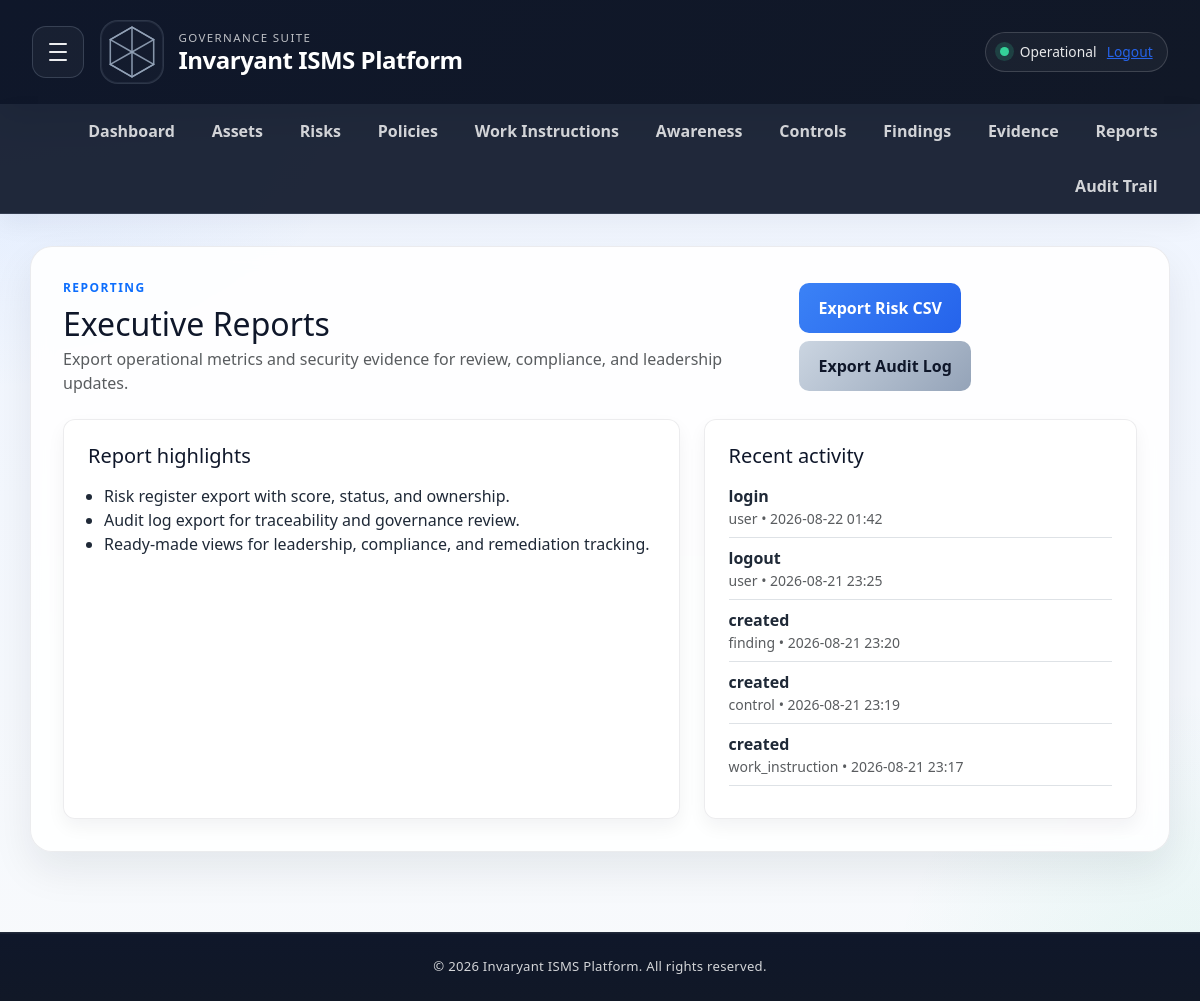
The app's page /reports (signed in), older data.
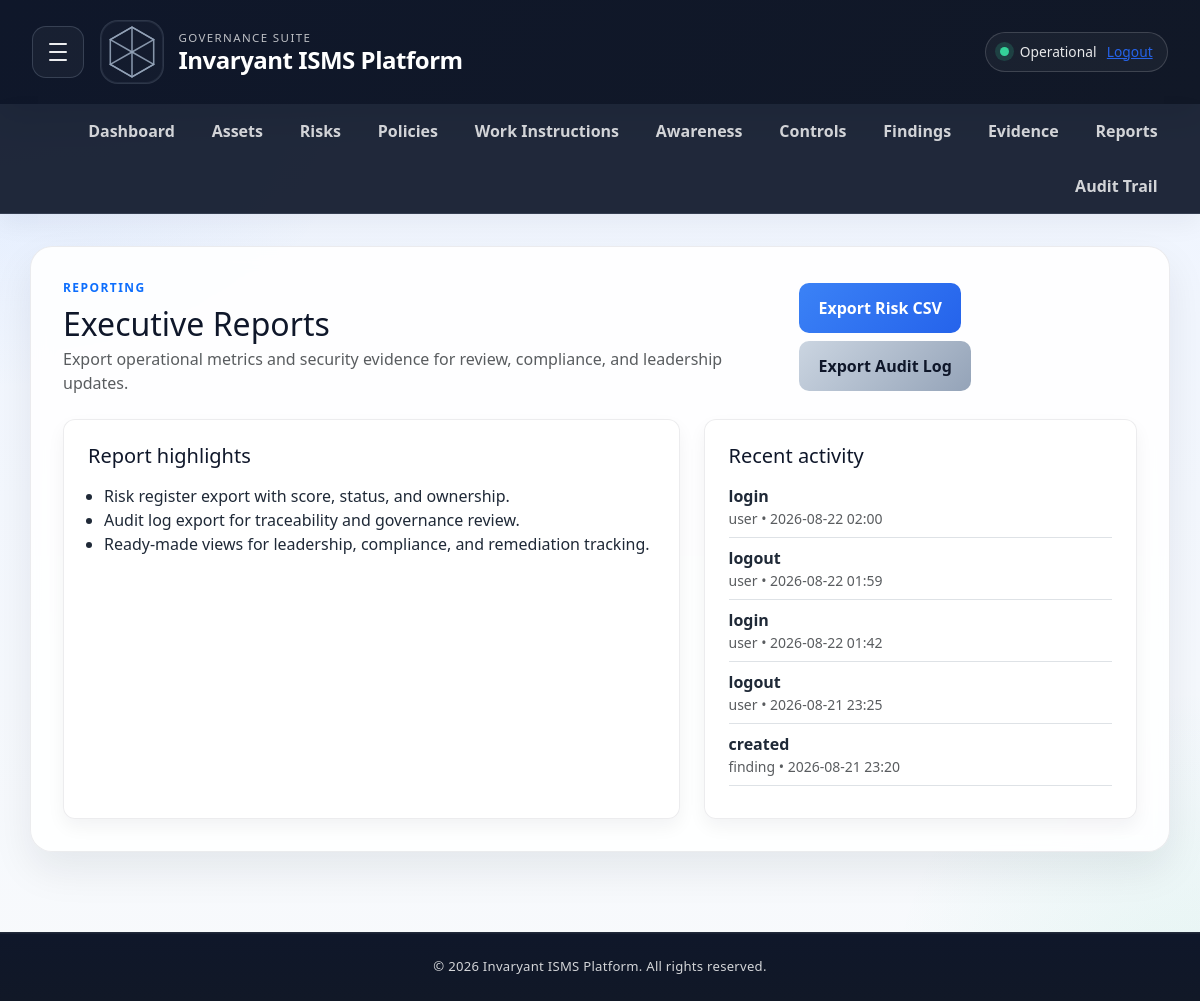
The same page, newer data.
### app/models.py (models this page shows, shortened)
class AuditEvent(db.Model):
    __tablename__ = 'audit_events'
    id = db.Column(db.Integer, primary_key=True)
    tenant_id = db.Column(db.Integer, db.ForeignKey('tenants.id'), nullable=False, default=1)
    user_id = db.Column(db.Integer, db.ForeignKey('users.id'), nullable=True)
    entity_type = db.Column(db.String(100), nullable=False)
    entity_id = db.Column(db.Integer, nullable=True)
    action = db.Column(db.String(100), nullable=False)
    before_value = db.Column(db.Text, nullable=True)
    after_value = db.Column(db.Text, nullable=True)
    ip_address = db.Column(db.String(64), nullable=True)
    signature_hash = db.Column(db.String(128), nullable=True)
    signed_change = db.Column(db.Text, nullable=True)
    created_at = db.Column(db.DateTime, default=datetime.utcnow)
    user = db.relationship('User', backref='audit_events')

### app/routes.py (the view)
@main.route('/reports')
@login_required
@require_roles('admin', 'security_manager', 'auditor')
def reports_index():
    recent_events = AuditEvent.query.filter_by(tenant_id=current_user.tenant_id).order_by(AuditEvent.created_at.desc()).limit(5).all()
    return render_template('reports.html', recent_events=recent_events)

### app/routes.py (called while the page is built)
def user_has_role(user, *allowed_roles):
    if not user or not getattr(user, 'is_authenticated', False):
        return False
    role_name = user.role.name if user.role else 'user'
    return role_name in allowed_roles or role_name == 'admin'

def require_roles(*allowed_roles):
    def decorator(func):
        @wraps(func)
        @login_required
        def wrapped(*args, **kwargs):
            if not current_user.is_authenticated:
                flash('Please log in to continue.')
                return redirect(url_for('main.login'))
            if not user_has_role(current_user, *allowed_roles):
                flash('You do not have permission to access this page.')
                return redirect(url_for('main.index'))
            return func(*args, **kwargs)
        return wrapped
    return decorator

### app/templates/reports.html (shortened to what this page needs)
{% extends "base.html" %}
{% block content %}
<div class="d-flex flex-column flex-lg-row justify-content-between align-items-lg-center mb-4 gap-3">
    <div>
        <p class="text-uppercase fw-bold text-primary mb-2" style="letter-spacing: 0.12em; font-size: 0.75rem;">Reporting</p>
        <h2 class="mb-1">Executive Reports</h2>
        <p class="text-muted mb-0">Export operational metrics and security evidence for review, compliance, and leadership updates.</p>
    </div>
    <div class="d-flex flex-wrap gap-2">
        <a href="/reports/risks.csv" class="btn btn-primary">Export Risk CSV</a>
        <a href="/reports/audit-log.csv" class="btn btn-secondary">Export Audit Log</a>
    </div>
</div>
<div class="row g-4">
    <div class="col-lg-7">
        <div class="info-card h-100">
            <h5 class="mb-3">Report highlights</h5>
            <ul class="mb-0 ps-3">
                <li>Risk register export with score, status, and ownership.</li>
                <li>Audit log export for traceability and governance review.</li>
                <li>Ready-made views for leadership, compliance, and remediation tracking.</li>
            </ul>
        </div>
    </div>
    <div class="col-lg-5">
        <div class="info-card h-100">
            <h5 class="mb-3">Recent activity</h5>
            {% if recent_events %}
                <ul class="list-unstyled mb-0">
                    {% for event in recent_events %}
                        <li class="mb-2 pb-2 border-bottom">
                            <strong>{{ event.action }}</strong>
                            <div class="text-muted small">{{ event.entity_type }} • {{ event.created_at.strftime('%Y-%m-%d %H:%M') }}</div>
                        </li>
                    {% endfor %}
                </ul>
            {% else %}
                <p class="text-muted mb-0">No recent activity recorded yet.</p>
            {% endif %}
        </div>
    </div>
</div>
{% endblock %}

### app/templates/base.html (shortened to what this page needs)
<!DOCTYPE html>
<html lang="en">
<head>
    <link href="https://cdn.jsdelivr.net/npm/bootstrap@5.3.3/dist/css/bootstrap.min.css" rel="stylesheet">
    <link href="{{ url_for('static', filename='style.css') }}" rel="stylesheet">
</head>
<body>
    <div class="page-shell">
        {% if current_user.is_authenticated %}
        <header class="topbar">
            <div class="topbar-left-group">
                <div class="quick-nav" aria-label="Quick navigation">
                    <button class="quick-nav-button" type="button" aria-label="Open quick navigation menu">
                        <span></span>
                        <span></span>
                        <span></span>
                    </button>
                </div>
                <div class="brand-wrap">
                    <div class="brand-mark" aria-label="Invaryant logo">
                    </div>
                    <div>
                        <div class="eyebrow">Governance Suite</div>
                        <h1>Invaryant ISMS Platform</h1>
                    </div>
                </div>
            </div>
            <div class="topbar-actions">
                <span class="status-dot"></span>
                <span>Operational</span>
                {% if current_user.is_authenticated %}
                    {% set current_notifications = notifications if notifications is defined else [] %}
                    <a href="{{ url_for('main.logout') }}" class="logout-link">Logout</a>
                {% endif %}
            </div>
        </header>
        <nav class="main-nav" aria-label="Main navigation">
            <div class="nav-menu">
                <a class="nav-link" href="/dashboard">Dashboard</a>
                <a class="nav-link" href="/assets">Assets</a>
                <a class="nav-link" href="/risks">Risks</a>
                <a class="nav-link" href="/policies">Policies</a>
                <a class="nav-link" href="/work-instructions">Work Instructions</a>
                <a class="nav-link" href="/security-awareness">Awareness</a>
                <a class="nav-link" href="/controls">Controls</a>
                <a class="nav-link" href="/findings">Findings</a>
                <a class="nav-link" href="/evidence">Evidence</a>
                <a class="nav-link" href="/reports">Reports</a>
                <a class="nav-link" href="/audit-trail">Audit Trail</a>
            </div>
        </nav>
        {% endif %}
        <main>
            <div class="container app-panel">
                {% block content %}{% endblock %}
            </div>
        </main>
        <footer>
            <p>&copy; 2026 Invaryant ISMS Platform. All rights reserved.</p>
        </footer>
    </div>
</body>
</html>

Row changes from the older to the newer data that the page shows:
no longer on this page (row unchanged): AuditEvent: action "created", entity_type "control", created_at "2026-08-21 23:19"
no longer on this page (row unchanged): AuditEvent: action "created", entity_type "work_instruction", created_at "2026-08-21 23:17"
added AuditEvent: action "login", entity_type "user", created_at "2026-08-22 02:00"
added AuditEvent: action "logout", entity_type "user", created_at "2026-08-22 01:59"
